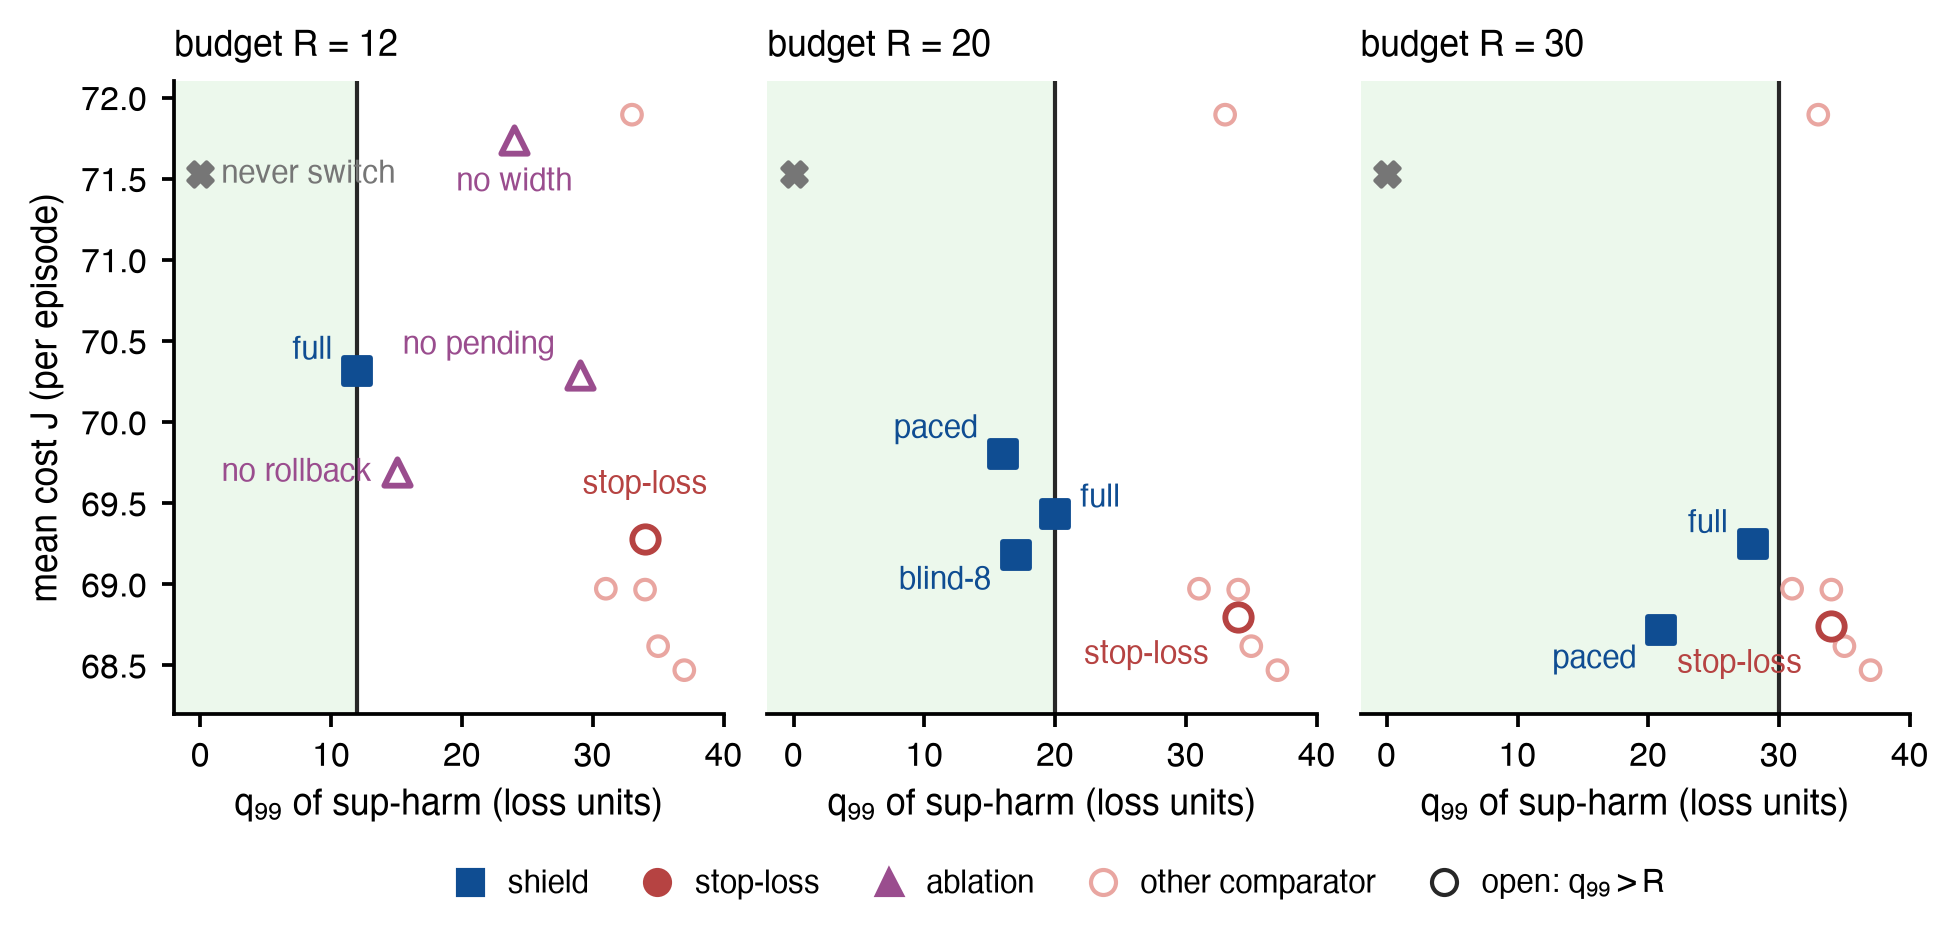

Here is the Python script that generated this plot:
"""Figure 4: mean cost J vs 99th percentile of sup-harm, all arms of the registered run (confirm_summary.json, descriptive).
One panel per budget R; arms without a budget (comparators, never) are repeated faintly in every panel."""
import sys
from pathlib import Path

sys.path.insert(0, str(Path(__file__).resolve().parent))
import matplotlib.pyplot as plt
from matplotlib.lines import Line2D
from style import PALETTE as P, RES, WIDTH, apply_style, load_json, save

desc = load_json(RES / "confirm_summary.json")["descriptive"]
# arm -> (label, family, (dx, dy, ha)) ; family: sh shield, st stop-loss, abl ablation
PANELS = {
    12: {"f3_pi1_R12": ("full", "sh", (-6, 5, "right")), "stoploss_R12": ("stop-loss", "st", (0, 13, "center")),
         "f3_pi1_R12_nopending": ("no pending", "abl", (-6, 7, "right")), "f3_pi1_R12_norollback": ("no rollback", "abl", (-6, 0, "right")),
         "f3_pi25_R12_noconf": ("no width", "abl", (0, -10, "center"))},
    20: {"f3_pi1_R20": ("full", "sh", (6, 4, "left")), "f3v2d_R20": ("paced", "sh", (-6, 6, "right")),
         "f3v2_R20_blind8": ("blind-8", "sh", (-6, -6, "right")), "stoploss_R20": ("stop-loss", "st", (-7, -9, "right"))},
    30: {"f3_pi1_R30": ("full", "sh", (-6, 5, "right")), "f3v2d_R30": ("paced", "sh", (-6, -7, "right")),
         "stoploss_R30": ("stop-loss", "st", (-7, -9, "right"))},
}
NOBUD = ["wald_cut", "cusum", "gate_wald", "cusum_rb_h4", "cusum_rb_h8"]
COL = {"sh": P["blue_main"], "st": P["red_strong"], "abl": P["violet"]}
MK = {"sh": "s", "st": "o", "abl": "^"}
assert set(desc) == set(NOBUD) | {"never"} | {a for p in PANELS.values() for a in p}

apply_style(8.5)
fig, axes = plt.subplots(1, 3, figsize=(WIDTH, 3.1), sharey=True, gridspec_kw=dict(wspace=0.08, left=0.1, right=0.99, top=0.88, bottom=0.2))
for k, (ax, (R, arms)) in enumerate(zip(axes, PANELS.items())):
    ax.axvspan(-3, R, color=P["green_1"], alpha=0.55, lw=0)
    ax.axvline(R, color=P["dark"], lw=1.0)
    ax.set_title(f"budget $R$ = {R}", loc="left", fontsize=8.5)
    for a in NOBUD:
        ax.scatter(desc[a]["sup_q99"], desc[a]["J"], s=22, marker="o", facecolor="none", edgecolor=P["red_2"], linewidths=1.0, zorder=2)
    ax.scatter(0, desc["never"]["J"], s=34, marker="X", color=P["grey"], zorder=2)
    for a, (lab, fam, (dx, dy, ha)) in arms.items():
        d = desc[a]; ok = d["sup_q99"] <= R
        ax.scatter(d["sup_q99"], d["J"], s=40, marker=MK[fam], edgecolor=COL[fam], facecolor=COL[fam] if ok else "white", linewidths=1.4, zorder=4)
        ax.annotate(lab, (d["sup_q99"], d["J"]), xytext=(dx, dy), textcoords="offset points", ha=ha, va="center", fontsize=7.5, color=COL[fam])
    ax.set_xlim(-2, 40); ax.set_ylim(68.2, 72.1)
    ax.set_xlabel("$q_{99}$ of sup-harm (loss units)")
axes[0].set_ylabel("mean cost $J$ (per episode)")
for ax in axes[1:]: ax.tick_params(axis="y", left=False); ax.spines["left"].set_visible(False)
axes[0].annotate("never switch", (0, desc["never"]["J"]), xytext=(5, 0), textcoords="offset points", fontsize=7.5, color=P["grey"], va="center")
handles = [Line2D([], [], marker="s", color=P["blue_main"], lw=0, ms=6, label="shield"),
           Line2D([], [], marker="o", color=P["red_strong"], lw=0, ms=6, label="stop-loss"),
           Line2D([], [], marker="^", color=P["violet"], lw=0, ms=6, label="ablation"),
           Line2D([], [], marker="o", mfc="none", mec=P["red_2"], lw=0, ms=6, label="other comparator"),
           Line2D([], [], marker="o", mfc="white", mec=P["dark"], lw=0, ms=6, label="open: $q_{99}>R$")]
fig.legend(handles=handles, loc="lower center", ncol=5, bbox_to_anchor=(0.55, -0.03), fontsize=7.5, columnspacing=1.2, handletextpad=0.2)
save(fig, "cost_tail")
